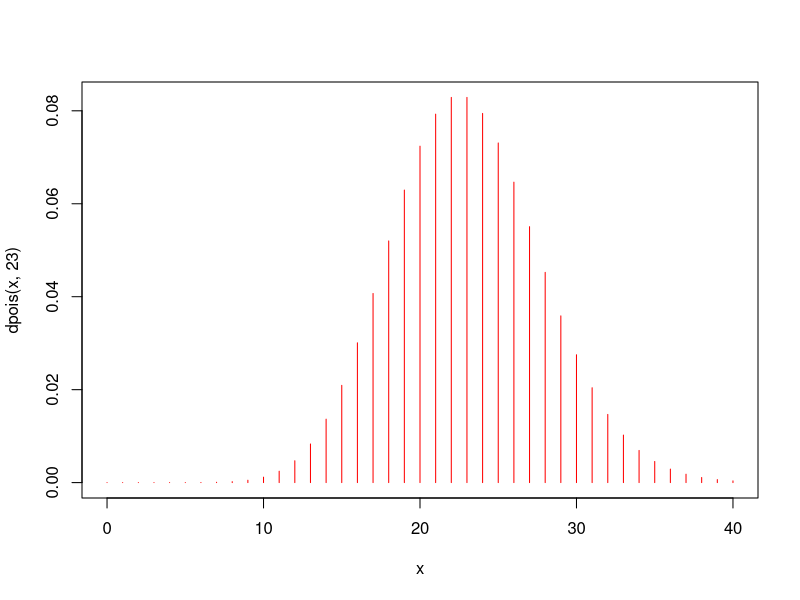
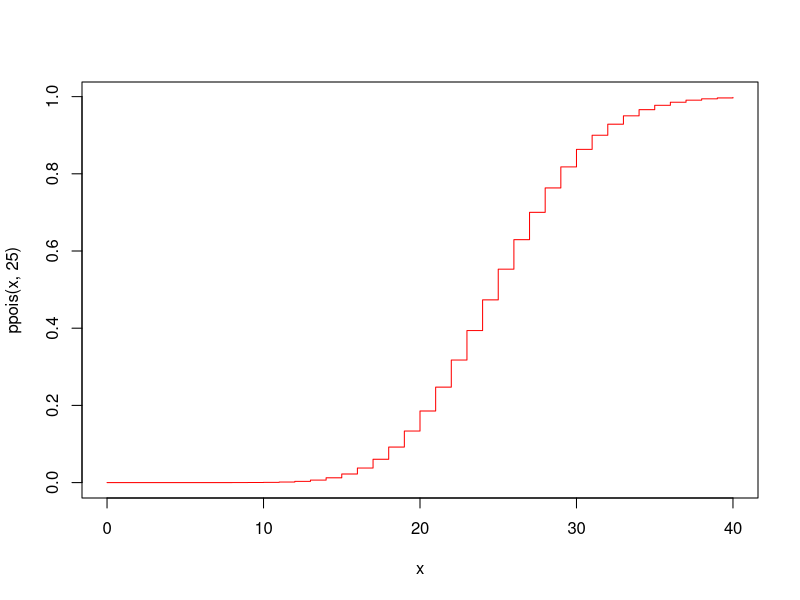
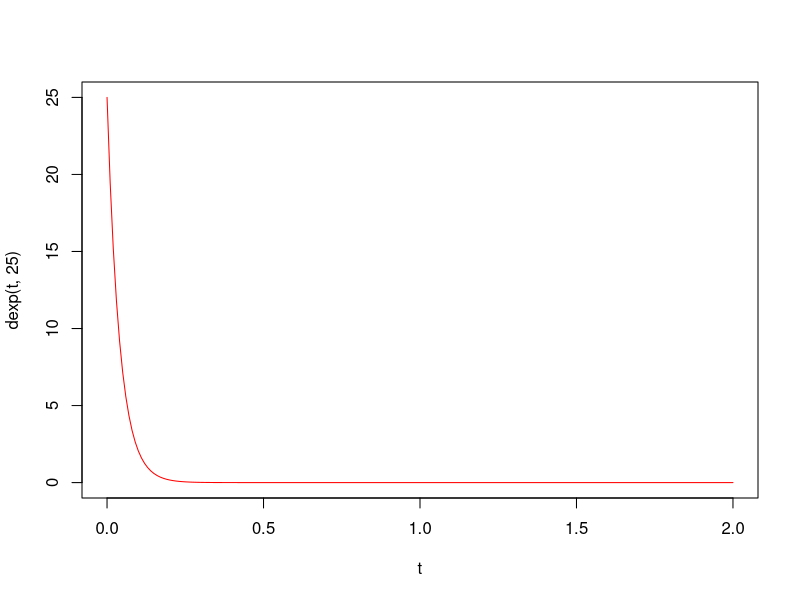
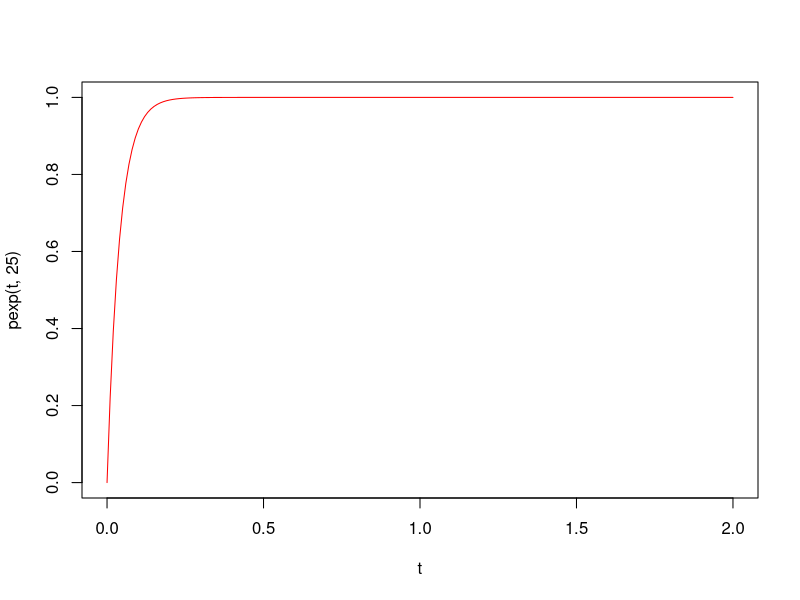

Write the R code that produced these figures, in order.
#X <- numero de llamadas en 1h
  #X-> Pois(lambda)
##########################################################################################################################
# P(X=30) = f(30) -> dpois(x,lambda)= dpois(30,25)
dpois(30,25)
exp(-25)*(25^30)/factorial(30)

x<-0:40
plot(x,dpois(x,23),type="h",col="red")

#P(X menor o igual a 30)=F(30) -> ppois(30,25)
ppois(30,25)
plot(x,ppois(x,25),type="s",col="red")

#Prob de 30 llamadas en 2h
  #1h ->lambda =25
  #2h ->lambda = 2*25
    #Y->Pois(2*lambda)
#P(20 menor o igual que X mayor o igual que 24) -> F(24)-F(19)

ppois(24,25)-ppois(19,25)
##################################################################################################################################
#Ejercicio 1---------------------------------------------------------------------------------------------------------------------------------------------------------------------------------------------------

#1. Prob. de que pase 0.033h entre 2 llamadas ->P (T=0.033h) -> T ->EXP(lambda) ->VAC
  #f(t)=lambda*exp(-lambda*t) -> dexp(t,lambda)  [densidad de probabilidad]
0
#2. Prob.de que pase un tiempo de al menos 0.052h entre 2 llamadas -> P(T>=0.052h) = 1-P(T<=0.052)
#############################################
t<-seq(0,2,0.01)
t
plot(t,dexp(t,25),type="l",col="red") #f(t)
plot(t,pexp(t,25),type="l",col="red") #F(t)

################################################
1-pexp(0.052,25) #0.2725318

#3. Un experimento se define como contabilizar el T entre llamadas. Si simulamos 500000 experimentos, la media de tiempo entre 2 llamadas:
  #dexp = f(x)
  #pexp=F(x)
  #rexp=simulacion
mean(rexp(500000, 25))
#en otras palabras, pregunta por E[X] = 1/lambda
1/25
